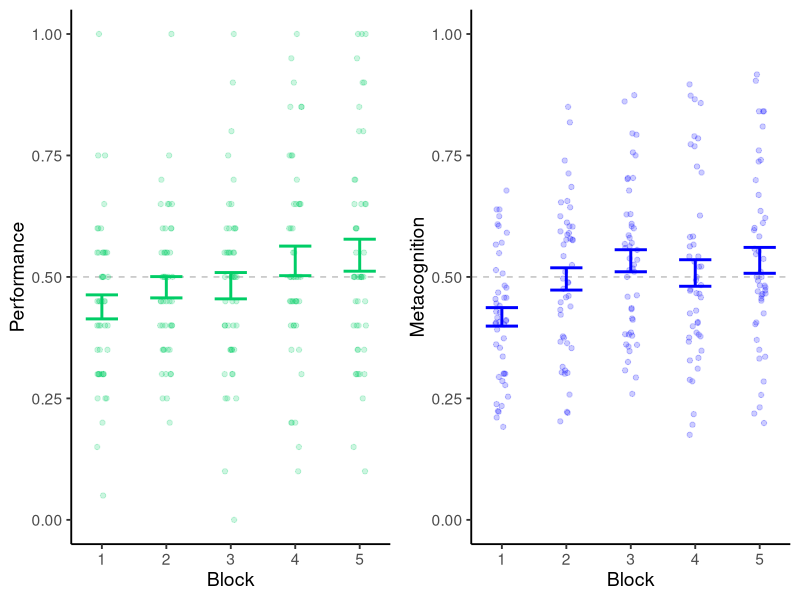

The R script that drew this image: (Note: this script raises an error after producing the figure.)
library(ggplot2); library(dplyr); library(ggpubr)

# load data
data <- read.csv('filtereddata.csv')

### perform classic analyses: performance and metacog by block.
data %>%
  group_by(nsubj,block) %>%
  summarise(perf = mean(correct)) %>%
  ggplot(aes(x=block,y=perf))+
  geom_hline(yintercept = 0.5, lty= 2, col='gray')+
  geom_jitter(height=0, width=.1,col='springgreen3',alpha=.2)+
  stat_summary(geom='errorbar', col='springgreen3', width=.5, lwd=1)+
  xlab('Block')+ylab('Performance')+
  theme_classic(base_size=14) -> a

data %>%
  group_by(nsubj,block) %>%
  summarise(metacog = mean(metacog)) %>%
  ggplot(aes(x=block,y=metacog))+
  geom_hline(yintercept = 0.5, lty= 2, col='gray')+
  geom_jitter(height=0, width=.1,col='blue',alpha=.2)+
  stat_summary(geom='errorbar', col='blue', width=.5, lwd=1)+
  xlab('Block')+ylab('Metacognition')+ylim(0:1)+
  theme_classic(base_size=14) -> b

ggarrange(a,b,ncol=2,nrow=1)

# t-tests
data %>%
  group_by(nsubj,block) %>%
  summarise(metacog= mean(metacog),
            perf   = mean(correct)) -> sumdata


pblocks <- list(); mblocks <- list(); pd <- rep(NA,5); pm <- rep(NA,5)
for(i in 1:5){
  pblocks[[i]] <- t.test(sumdata[sumdata$block==i,]$perf, mu=0.5); print(pblocks[[i]])
  pd[i] <- cohensD(sumdata[sumdata$block==i,]$perf, mu=0.5); print(pd[i])
  mblocks[[i]] <- t.test(sumdata[sumdata$block==i,]$metacog, mu=0.5); print(mblocks[[i]])
  pm[i] <- cohensD(sumdata[sumdata$block==i,]$metacog, mu=0.5); print(pm[i])
}


### perform pre-registered analysis
m <- list(); p <- list()
for(i in 1:5){
  m[[i]] <- summary(lm(perf~metacog, sumdata[sumdata$block==i,]))
  sumdata %>%
    filter(block==i) %>%
    ggplot(aes(x=metacog,y=perf))+
    geom_hline(yintercept = .5, col='gray', lty=2)+
    geom_vline(xintercept = .5, col='gray', lty=2)+
    geom_point()+
    geom_smooth(method='glm',fill='cadetblue',col='cadetblue')+
    ylab('Performance')+xlab('Metacognition')+
    coord_cartesian(ylim=0:1, xlim=0:1)+
    ggtitle(paste('Block ',i))+
    theme_classic(base_size=14) -> p[[i]]
}

# plot betas and ci 
betas <- data.frame(block=c('Block 1', 'Block 2', 'Block 3', 'Block 4', 'Block 5'),
                    betaval=sapply(m,function(l){l$coefficients[2,1]}),
                    se=sapply(m,function(l){l$coefficients[2,2]}))
betas$cisup <- betas$betaval + 2*betas$se
betas$ciinf <- betas$betaval - 2*betas$se

betas %>%
  ggplot(aes(x=block,y=betaval))+
  geom_point(shape=1,size=4)+
  geom_errorbar(aes(x=block,ymin=ciinf,ymax=cisup),width=0,col='cadetblue')+
  ylab('Beta value')+xlab('Block')+
  geom_hline(yintercept = 0, lty=2, col='gray')+
  theme_classic(base_size=14)+
  scale_x_discrete(labels=1:5)-> p[[6]]


ggarrange(plotlist = p, ncol=3, nrow=2)


### confidence & proportion of selections by decks
# get new variable of deck choices given deck ordering
originalDecks <- c('A', 'B', 'C', 'D')
data$deckChoice <- NA
for(i in unique(data$nsubj)){
  o <- data[data$nsubj==i,]$deckOrder[1]
  o <- toupper(o)
  o <- c(substr(o,1,1), substr(o,2,2), substr(o,3,3), substr(o,4,4))
  data[data$nsubj==i & data$cardSelected=='A',]$deckChoice <- originalDecks[which(o=='A')]
  data[data$nsubj==i & data$cardSelected=='B',]$deckChoice <- originalDecks[which(o=='B')]
  data[data$nsubj==i & data$cardSelected=='C',]$deckChoice <- originalDecks[which(o=='C')]
  data[data$nsubj==i & data$cardSelected=='D',]$deckChoice <- originalDecks[which(o=='D')]
}


data %>%
  group_by(nsubj, block, deckChoice) %>%
  summarise(conf = mean(confidence),
            n = n()) %>%
  mutate(prop = n/sum(n)) -> confdata

confdata %>%
  ggplot(aes(x=block,y=conf,col=deckChoice))+
  stat_summary(geom='line',lwd=1, position=position_dodge(width=.4))+
  stat_summary(geom='errorbar', lwd=1, width=.4, position = position_dodge(width=.4))+
  theme_classic(base_size=14)+
  ggtitle('Experiment 2')+
  xlab('Block')+ylab('Confidence')+
  coord_cartesian(ylim=c(1.5,3.5))+labs(col='')+
  scale_color_discrete(type=c('red','darkred','green','darkgreen'))

# anovas 
summary(aov(conf~block*deckChoice, data=confdata))
summary(aov(conf~block*deckChoice, data=confdata[confdata$deckChoice == 'A'
                                                   | confdata$deckChoice == 'B',]))
summary(aov(conf~block*deckChoice, data=confdata[confdata$deckChoice == 'C'
                                                   | confdata$deckChoice == 'D',]))


### prop of choices
confdata %>%
  ggplot(aes(x=block, y=prop, col=deckChoice))+
  stat_summary(geom='line',lwd=1, position=position_dodge(width=.4))+
  stat_summary(geom='errorbar', lwd=1, width=.4, position = position_dodge(width=.4))+
  theme_classic(base_size=14)+
  ggtitle('Experiment 2')+
  xlab('Block')+ylab('Proportion of choices')+
  coord_cartesian(ylim=c(0,.5))+labs(col='')+
  scale_color_discrete(type=c('red','darkred','green','darkgreen'))


# anova 
summary(aov(prop~block*deckChoice, data=confdata))
summary(aov(prop~block*deckChoice, data=confdata[confdata$deckChoice == 'A'
                                                 | confdata$deckChoice == 'B',]))
summary(aov(prop~block*deckChoice, data=confdata[confdata$deckChoice == 'C'
                                                 | confdata$deckChoice == 'D',]))

